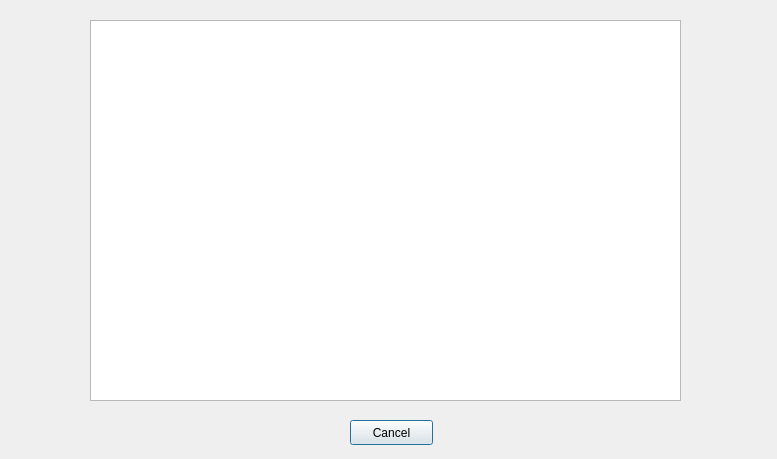
<?xml version="1.0" encoding="UTF-8"?>
<ui version="4.0">
 <class>ACMWindow</class>
 <widget class="QDialog" name="ACMWindow">
  <property name="geometry">
   <rect>
    <x>0</x>
    <y>0</y>
    <width>777</width>
    <height>459</height>
   </rect>
  </property>
  <property name="windowTitle">
   <string>Dialog</string>
  </property>
  <widget class="QTextBrowser" name="textBrowser">
   <property name="geometry">
    <rect>
     <x>90</x>
     <y>20</y>
     <width>591</width>
     <height>381</height>
    </rect>
   </property>
  </widget>
  <widget class="QPushButton" name="cancelButton">
   <property name="geometry">
    <rect>
     <x>350</x>
     <y>420</y>
     <width>83</width>
     <height>25</height>
    </rect>
   </property>
   <property name="text">
    <string>Cancel</string>
   </property>
  </widget>
 </widget>
 <resources/>
 <connections/>
</ui>
